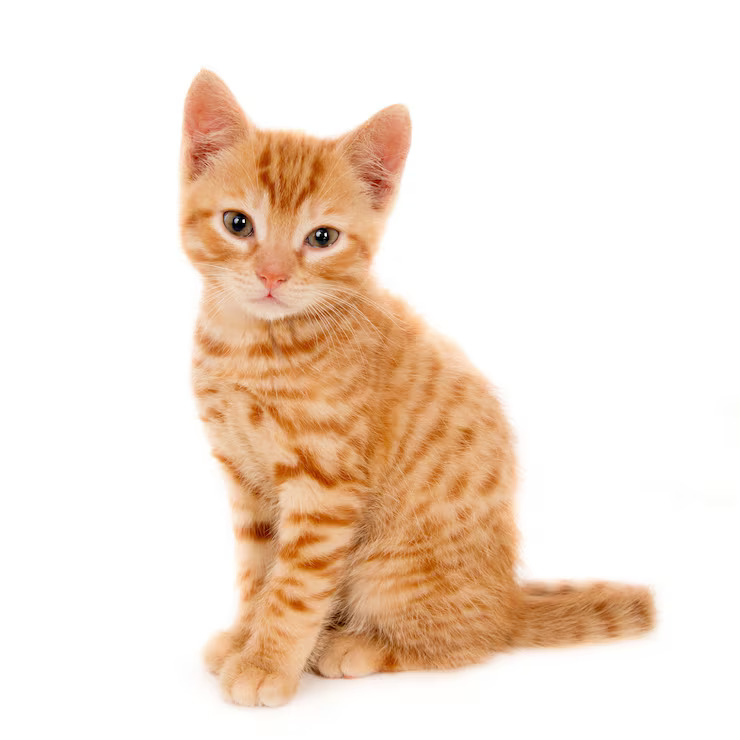
#> input picture imagethresholding/cat2.jpg, 740 x 740 px, found by its file name
$ python 'edge tracer (210526).py'
#> lines starting #> are read from the running program, lines starting #| are printed output that depends on the picture; after the words box and inside, x2 and y2 are one past the last pixel; in counts of white or black regions, pixels touching at a corner belong together
import cv2

img = cv2.imread("cat2.jpg")
#> img is the input picture: shape (740, 740, 3); mean B, G, R 212.4, 226.6, 243.7

img_edge = cv2.Canny(img,100,200)
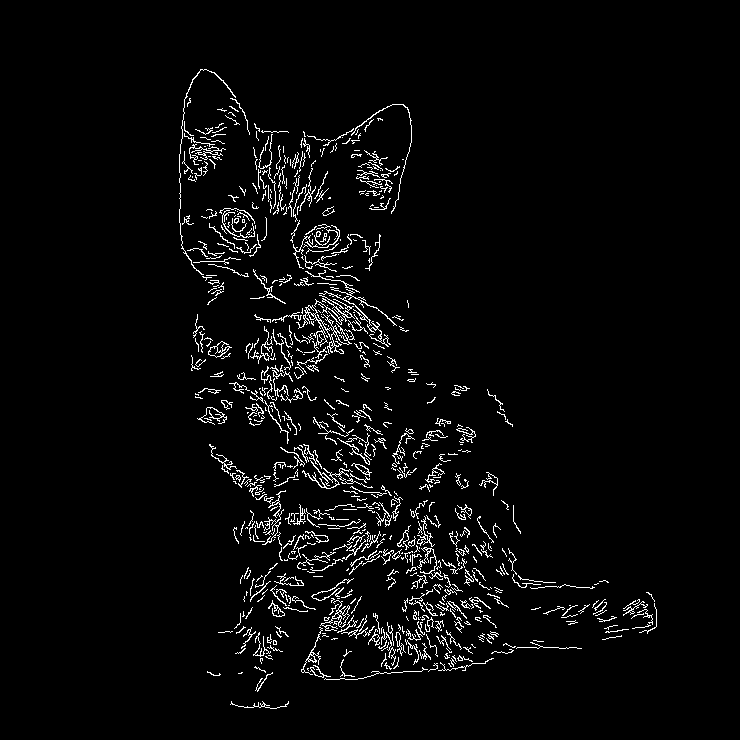
#> img_edge: shape (740, 740); 3.4% white in thin lines or dots, all inside (x1, y1, x2, y2) = (179, 69, 657, 709)

cv2.imshow('img',img)
cv2.imshow('img_edge',img_edge)
cv2.waitKey(0)
